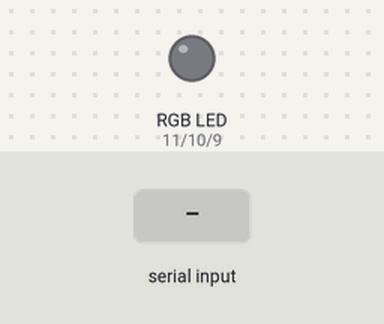
Bench run of a sketch on a simulated Arduino Uno, built with avr-gcc and run on an emulated ATmega328P. Parts: an RGB LED mixed from three pins (HIGH = lit). The test bench sets the inputs (shaded band).

Above: at 1.2 s.
1.3 s: "90,45,200\n" received over Serial
At 1.9 s:
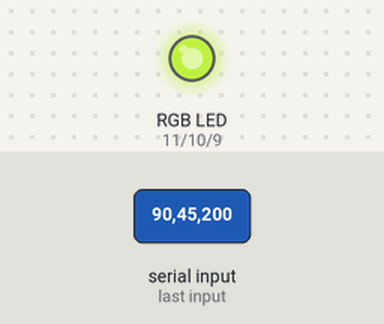
2.8 s: "30,150,10\n" received over Serial
At 4.0 s:
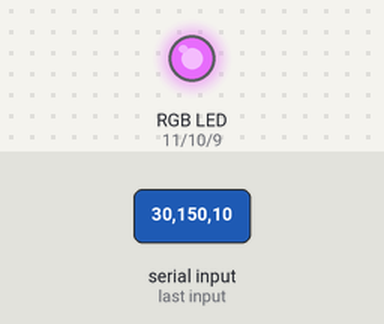
4.3 s: "1,90,45\n" received over Serial
At 5.3 s:
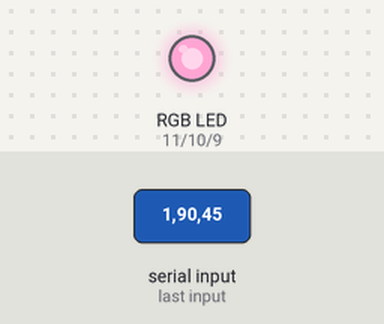
Timing chart, 0 to 7.3 s (numbered marks = the images above; inputs shaded):
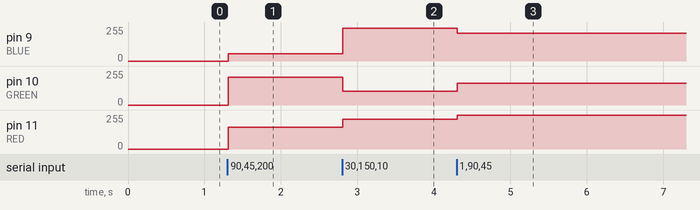

The sketch:

CH4_LAST2.ino
```cpp
const int RED =11;
const int GREEN =10;
const int BLUE =9;
//Variables for RGB levels
int rval = 0;
int gval = 0;
int bval = 0;
void setup() {
  Serial.begin(9600); //9600 baud
//Set pins as outputs
  pinMode(RED, OUTPUT);
  pinMode(GREEN, OUTPUT);
  pinMode(BLUE, OUTPUT);
}

void loop() {
//Keep working as long as data is in the buffer
  while (Serial.available() > 0){

    rval = Serial.parseInt(); //First valid integer
    gval = Serial.parseInt(); //Second valid integer
    bval = Serial.parseInt(); //Third valid integer
    if (Serial.read() == '\n') //Done transmitting
    {
//set LED
      analogWrite(RED, 255-rval);
      analogWrite(GREEN, 255-gval);
      analogWrite(BLUE, 255-bval);
    }
  }
}
```

Measured:
- after the input at 1.3 s, pin 9 (BLUE): 0/255 → 55/255 at once; pin 10 (GREEN): 0/255 → 210/255 at once; pin 11 (RED): 0/255 → 165/255 at once
- after the input at 2.8 s, pin 9 (BLUE): 55/255 → 245/255 at once; pin 10 (GREEN): 210/255 → 105/255 at once; pin 11 (RED): 165/255 → 225/255 at once
- after the input at 4.3 s, pin 9 (BLUE): 245/255 → 210/255 at once; pin 10 (GREEN): 105/255 → 165/255 at once; pin 11 (RED): 225/255 → 254/255 at once
